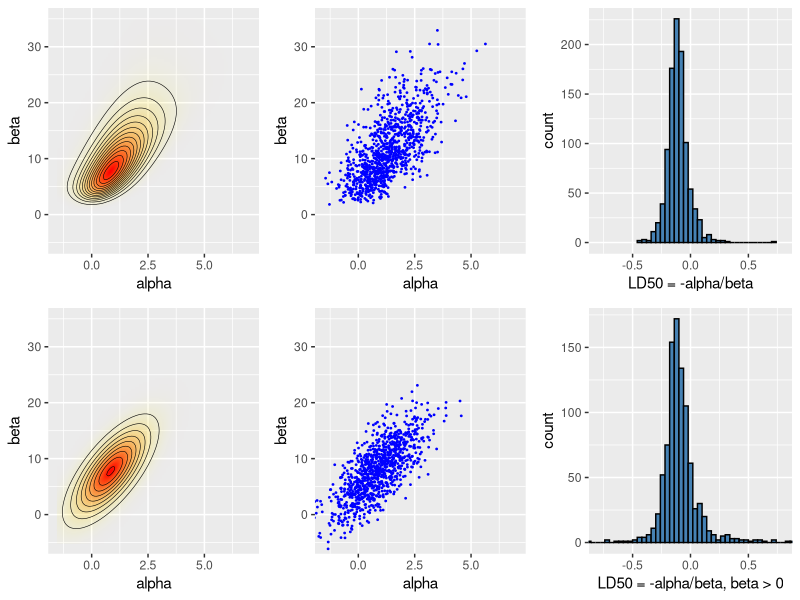

The R script that drew this image:
#' ---
#' title: "Bayesian data analysis demo 4.1"
#' author: "Aki Vehtari, Markus Paasiniemi"
#' date: "`r format(Sys.Date())`"
#' output:
#'   html_document:
#'     theme: readable
#'     code_download: true
#' ---

#' ## Normal approximation for Bioassay model.
#'

#' ggplot2, grid, and gridExtra are used for plotting, tidyr for
#' manipulating data frames
#+ setup, message=FALSE, error=FALSE, warning=FALSE
library(ggplot2)
library(gridExtra)
library(tidyr)
library(MASS)

#' Bioassay data, (BDA3 page 86)
df1 <- data.frame(
  x = c(-0.86, -0.30, -0.05, 0.73),
  n = c(5, 5, 5, 5),
  y = c(0, 1, 3, 5)
)

#' ### Grid sampling for Bioassay model.

#' Compute the posterior density in a grid
#' 
#' - usually should be computed in logarithms!
#' - with alternative prior, check that range and spacing of A and B
#'   are sensible
A = seq(-1.5, 7, length.out = 100)
B = seq(-5, 35, length.out = 100)
# make vectors that contain all pairwise combinations of A and B
cA <- rep(A, each = length(B))
cB <- rep(B, length(A))
# a helper function to calculate the log likelihood
logl <- function(df, a, b)
  df['y']*(a + b*df['x']) - df['n']*log1p(exp(a + b*df['x']))
# calculate likelihoods: apply logl function for each observation
# ie. each row of data frame of x, n and y
p <- apply(df1, 1, logl, cA, cB) %>% rowSums() %>% exp()

#' Sample from the grid (with replacement)
nsamp <- 1000
samp_indices <- sample(length(p), size = nsamp,
                       replace = T, prob = p/sum(p))
samp_A <- cA[samp_indices[1:nsamp]]
samp_B <- cB[samp_indices[1:nsamp]]
# add random jitter, see BDA3 p. 76
samp_A <- samp_A + runif(nsamp, A[1] - A[2], A[2] - A[1])
samp_B <- samp_B + runif(nsamp, B[1] - B[2], B[2] - B[1])

#' Compute LD50 conditional beta > 0
bpi <- samp_B > 0
samp_ld50 <- -samp_A[bpi]/samp_B[bpi]

#' Create a plot of the posterior density
# limits for the plots
xl <- c(-1.5, 7)
yl <- c(-5, 35)
pos <- ggplot(data = data.frame(cA ,cB, p), aes(x = cA, y = cB)) +
  geom_raster(aes(fill = p, alpha = p), interpolate = T) +
  geom_contour(aes(z = p), colour = 'black', size = 0.2) +
  coord_cartesian(xlim = xl, ylim = yl) +
  labs(x = 'alpha', y = 'beta') +
  scale_fill_gradient(low = 'yellow', high = 'red', guide = F) +
  scale_alpha(range = c(0, 1), guide = F)

#' Plot of the draws
sam <- ggplot(data = data.frame(samp_A, samp_B)) +
  geom_point(aes(samp_A, samp_B), color = 'blue', size = 0.3) +
  coord_cartesian(xlim = xl, ylim = yl) +
  labs(x = 'alpha', y = 'beta')

#' Plot of the histogram of LD50
his <- ggplot() +
  geom_histogram(aes(samp_ld50), binwidth = 0.04,
                 fill = 'steelblue', color = 'black') +
  coord_cartesian(xlim = c(-0.8, 0.8)) +
  labs(x = 'LD50 = -alpha/beta')

#' ### Normal approximation for Bioassay model.

#' Define the function to be optimized
bioassayfun <- function(w, df) {
  z <- w[1] + w[2]*df$x
  -sum(df$y*(z) - df$n*log1p(exp(z)))
}

#' Optimize
w0 <- c(0,0)
optim_res <- optim(w0, bioassayfun, gr = NULL, df1, hessian = T)
w <- optim_res$par
S <- solve(optim_res$hessian)

#' Multivariate normal probability density function
dmvnorm <- function(x, mu, sig)
  exp(-0.5*(length(x)*log(2*pi) + log(det(sig)) + (x-mu)%*%solve(sig, x-mu)))

#' Evaluate likelihood at points (cA,cB) 
#' this is just for illustration and would not be needed otherwise
p <- apply(cbind(cA, cB), 1, dmvnorm, w, S)

# sample from the multivariate normal 
normsamp <- mvrnorm(nsamp, w, S)

#' Draws of LD50 conditional beta > 0:
#' Normal approximation does not take into account that the posterior
#' is not symmetric and that there is very low density for negative
#' beta values. Based on the draws from the normal approximation
#' is is estimated that there is about 5% probability that beta is negative!
bpi <- normsamp[,2] > 0
normsamp_ld50 <- -normsamp[bpi,1]/normsamp[bpi,2]

#' Create a plot of the posterior density
pos_norm <- ggplot(data = data.frame(cA ,cB, p), aes(x = cA, y = cB)) +
  geom_raster(aes(fill = p, alpha = p), interpolate = T) +
  geom_contour(aes(z = p), colour = 'black', size = 0.2) +
  coord_cartesian(xlim = xl, ylim = yl) +
  labs(x = 'alpha', y = 'beta') +
  scale_fill_gradient(low = 'yellow', high = 'red', guide = F) +
  scale_alpha(range = c(0, 1), guide = F)

#' Plot of the draws
sam_norm <- ggplot(data = data.frame(samp_A=normsamp[,1], samp_B=normsamp[,2])) +
  geom_point(aes(samp_A, samp_B), color = 'blue', size = 0.3) +
  coord_cartesian(xlim = xl, ylim = yl) +
  labs(x = 'alpha', y = 'beta')

#' Plot of the histogram of LD50
his_norm <- ggplot() +
  geom_histogram(aes(normsamp_ld50), binwidth = 0.04,
                 fill = 'steelblue', color = 'black') +
  coord_cartesian(xlim = c(-0.8, 0.8)) +
  labs(x = 'LD50 = -alpha/beta, beta > 0')

#' Combine the plots
grid.arrange(pos, sam, his, pos_norm, sam_norm, his_norm, ncol = 3)
